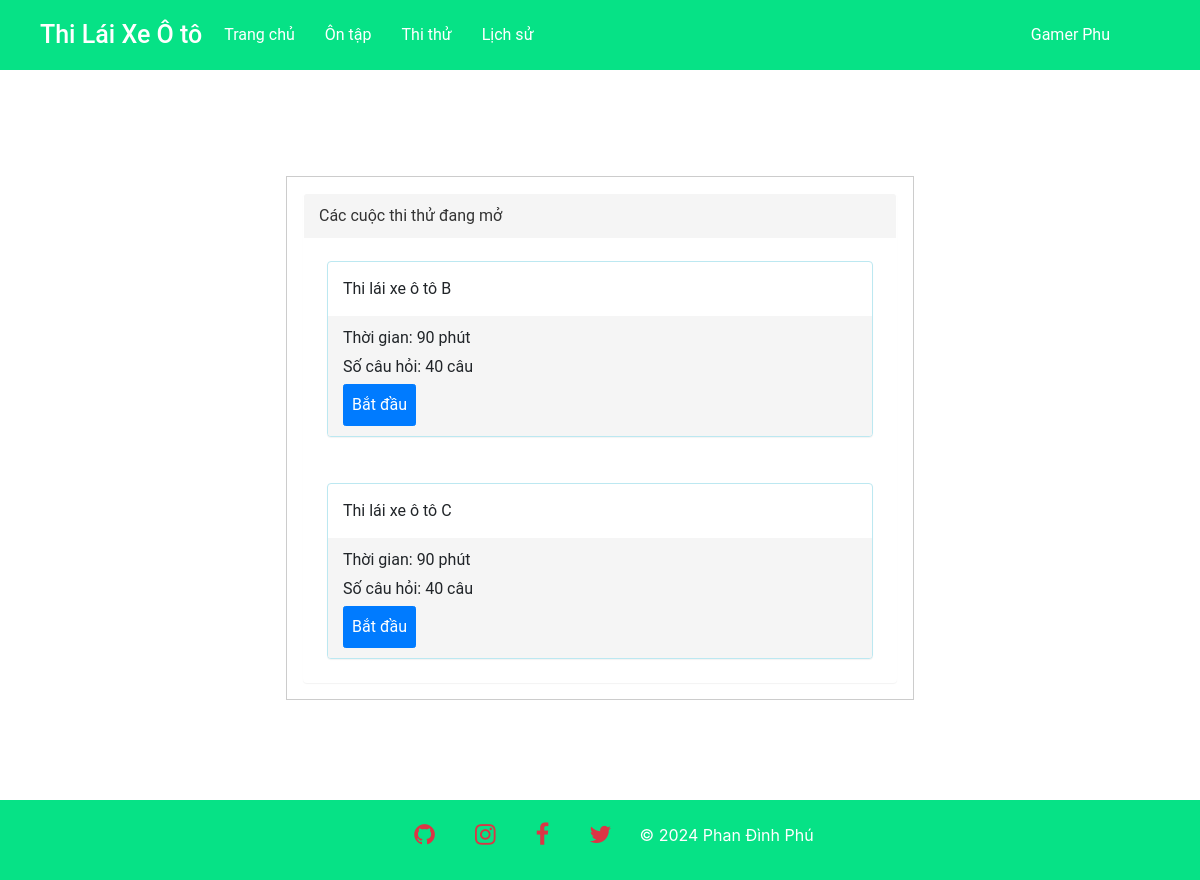
Page /?module=pages&action=thithu (signed in) on the committed database.
### tables this page shows
CREATE TABLE IF NOT EXISTS `exam` (
  `examName` varchar(250) NOT NULL,
  `timeLimit` int DEFAULT NULL,
  `createdAt` datetime DEFAULT NULL,
  `updatedAt` datetime DEFAULT NULL,
  `status` int NOT NULL DEFAULT '0',
  `soCauHoi` int DEFAULT '0',
  PRIMARY KEY (`examName`) USING BTREE
);

### db/database.php (called while the page is built, shortened)
<?php
require_once __DIR__.'./dbconnect.php';
function query($sql, $data = []) {
    global $conn;
    $stmt = $conn->prepare($sql);
    if ($data) {
        $stmt->execute($data);
    } else {
        $stmt->execute();
    }
    return $stmt;
}
function getRows($sql, $data = []) {
    return query($sql, $data)->fetchAll();
}

### client/pages/thithu.php (the view, shortened to what this page needs)
<!DOCTYPE html>
<html lang="en">
<head>
    <link rel="stylesheet" href="https://cdnjs.cloudflare.com/ajax/libs/font-awesome/4.7.0/css/font-awesome.min.css" />
    <link rel="stylesheet" href="https://maxcdn.bootstrapcdn.com/bootstrap/4.4.1/css/bootstrap.min.css">
    <link rel="stylesheet" href="<?= BASE_URL.'client/assets/css/grid.css' ?>">
    <link rel="stylesheet" href="<?= BASE_URL.'client/assets/css/main.css' ?>">
</head>
<body>
    <div class="app">
        <?php
        include_once 'client/layout/header.php';
        ?>
        <div class="app__container">
            <div class="grid wide container">
                <div class="row">
                    <div class="col l-8 l-o-2">
                        <?php if (isset($_GET['exam_name'])) {
                            $exam = getRow('SELECT * FROM exam WHERE examName = :examName', ['examName' => $_GET['exam_name']]);
                        ?>
                            <div class="panel-group">
                                <div class="panel panel-default">
                                    <div class="panel-heading">Các cuộc thi thử đang mở</div>
                                    <div class="panel-body">
                                        <div class="panel panel-info">
                                            <div class="panel-body">
                                                <?= $exam['examName'] ?>
                                            </div>
                                            <div class="panel-footer">
                                                <div class="mb-2">Thời gian: <?= $exam['timeLimit'] ?> phút</div>
                                                <div class="mb-2">Số câu hỏi: <?= $exam['soCauHoi'] ?> câu</div>
                                                <div class="">
                                                    <button exam-name="<?= $exam['examName'] ?>" class="btn btn-primary btn-start" type="button" align="center">Bắt đầu</button>
                                                </div>
                                            </div>
                                        </div>
                                    </div>
                                </div>
                            </div>
                        <?php } else {
                            $exams = getRows('SELECT * FROM exam WHERE status = 1');
                        ?>
                            <div class="panel-group">
                                <div class="panel panel-default">
                                    <div class="panel-heading">Các cuộc thi thử đang mở</div>
                                    <?php foreach ($exams as $exam) { ?>
                                        <div class="panel-body">
                                            <div class="panel panel-info">
                                                <div class="panel-body">
                                                    <?= $exam['examName'] ?>
                                                </div>
                                                <div class="panel-footer">
                                                    <div class="mb-2">Thời gian: <?= $exam['timeLimit'] ?> phút</div>
                                                    <div class="mb-2">Số câu hỏi: <?= $exam['soCauHoi'] ?> câu</div>
                                                    <div class="">
                                                        <button exam-name="<?= $exam['examName'] ?>" class="btn btn-primary btn-start" type="button" align="center">Bắt đầu</button>
                                                    </div>
                                                </div>
                                            </div>
                                        </div>
                                    <?php } ?>
                                </div>
                            </div>
                        <?php } ?>
                    </div>
                </div>
            </div>
        </div>
    </div>
    <?php
    include_once 'client/layout/footer.php';
    ?>
</body>
</html>

### client/assets/css/grid.css (style rules this page uses)
.grid { width: 100%; display: block; }
.grid.wide { max-width: 1200px; margin: 0 auto; }
.row { display: flex; flex-wrap: wrap; margin-left: -4px; margin-right: -4px; }
.col { padding-left: 4px; padding-right: 4px; }
@media (min-width: 46.25em) { .row { margin-left: -8px; margin-right: -8px; } }
@media (min-width: 46.25em) { .col { padding-left: 8px; padding-right: 8px; } }
@media (min-width: 69.5625em) { .row { margin-left: -12px; margin-right: -12px; } }
@media (min-width: 69.5625em) { .col { padding-left: 12px; padding-right: 12px; } }
@media (min-width: 69.5625em) { .l-1, .l-2, .l-2-4, .l-3, .l-4, .l-5, .l-6, .l-7, .l-8, .l-9, .l-10, .l-11, .l-12 { display: block; } }
@media (min-width: 69.5625em) { .l-8 { flex: 0 0 66.66667%; max-width: 66.66667%; } }
@media (min-width: 69.5625em) { .l-o-2 { margin-left: 16.66667%; } }
@media (min-width: 64em) and (max-width: 77.4375em) { .wide { width: 984px; } }
@media (min-width: 64em) and (max-width: 77.4375em) { .wide .row { margin-left: -12px; margin-right: -12px; } }
@media (min-width: 64em) and (max-width: 77.4375em) { .wide .col { padding-left: 12px; padding-right: 12px; } }
@media (min-width: 64em) and (max-width: 77.4375em) { .wide .l-1, .wide .l-2, .wide .l-2-4, .wide .l-3, .wide .l-4, .wide .l-5, .wide .l-6, .wide .l-7, .wide .l-8, .wide .l-9, .wide .l-10, .wide .l-11, .wide .l-12 { display: block; } }
@media (min-width: 64em) and (max-width: 77.4375em) { .wide .l-8 { flex: 0 0 66.66667%; max-width: 66.66667%; } }
@media (min-width: 64em) and (max-width: 77.4375em) { .wide .l-o-2 { margin-left: 16.66667%; } }

### client/assets/css/main.css (style rules this page uses)
* { margin: 0; padding: 0; box-sizing: border-box; user-select: none; }
html { scroll-behavior: smooth; font-size: 62.5%; }
.app { font-family: "Roboto", sans-serif; min-height: 100vh; display: flex; flex-direction: column; justify-content: space-between; }
.app__container { margin-top: 20px; min-height: 365px; margin-bottom: 80px; }
.btn { padding: 8px; font-size: 1.6rem; }
.panel-group { font-size: 1.6rem; margin-bottom: 20px; border: 1px solid #ccc; padding: 8px; }
.panel-group .panel { margin: 8px; border-radius: 4px; }
.panel-default { border-color: #ddd; }
.panel { margin-bottom: 20px; background-color: #fff; border: 1px solid transparent; border-radius: 4px; -webkit-box-shadow: 0 1px 1px rgba(0, 0, 0, .05); box-shadow: 0 1px 1px rgba(0, 0, 0, .05); }
.panel-default>.panel-heading { color: #333; background-color: #f5f5f5; border-color: #ddd; }
.panel-group .panel-heading { border-bottom: 0; }
.panel-heading { padding: 10px 15px; border-bottom: 1px solid transparent; border-top-left-radius: 3px; border-top-right-radius: 3px; }
.panel-body { padding: 15px; }
.panel-info { border-color: #bce8f1; }
.panel-group .panel-footer { border-top: 0; }
.panel-footer { padding: 10px 15px; background-color: #f5f5f5; border-top: 1px solid #ddd; border-bottom-right-radius: 3px; border-bottom-left-radius: 3px; }

### rows in the picture
exam: examName "Thi lái xe ô tô B", timeLimit "90", soCauHoi "40"
exam: examName "Thi lái xe ô tô C", timeLimit "90", soCauHoi "40"

### other values in the picture
$_SESSION['user']['userName'] "Gamer Phu"
